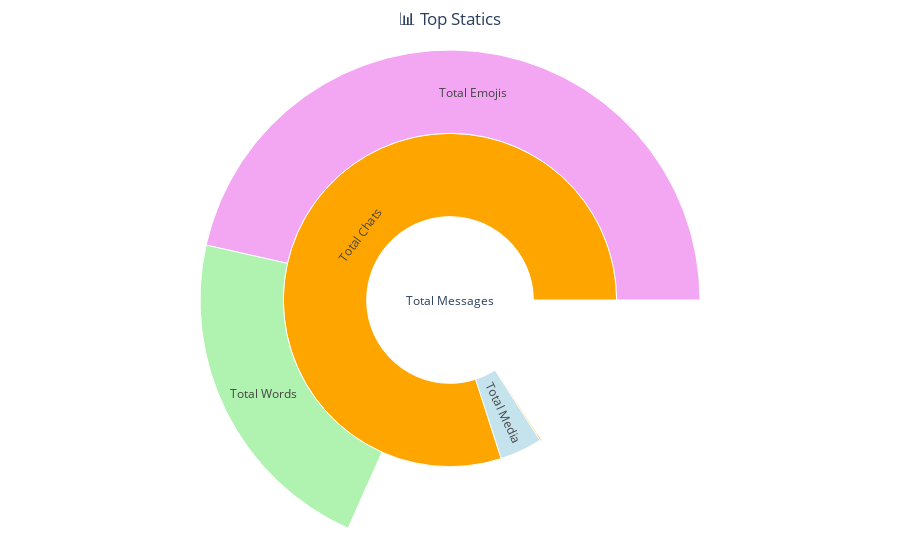

Notebook cell for this chart:
### Code cell
colors = [
    "White", "orange", "lightblue", "orange", "lightgreen", "violet",
    "orange", "lightpink", "lightyellow", "lightgray"
]
fig = go.Figure(go.Sunburst(
    labels=["Total Messages", 'Total Chats', 'Total Media', 'Total Links', 'Total Words', 'Total Emojis'],
    parents=[""] + ['Total Messages'] * 3 + ['Total Chats'] * 2,
    values=[total_messages, total_chats, total_media, total_links, total_words, total_emojis],
    marker=dict(colors=colors)
))

# Update layout for tight margins
fig.update_layout(
    margin=dict(t=50, l=10, r=10, b=10),
    title="📊 Top Statics",
    title_x = 0.5
)

### Figure 1 — Plotly figure (JSON) as saved in the notebook; plotly's stock layout.template omitted (floating-point values rounded to 4 significant figures)
{"data": [{"labels": ["Total Messages", "Total Chats", "Total Media", "Total Links", "Total Words", "Total Emojis"], "marker": {"colors": ["White", "orange", "lightblue", "orange", "lightgreen", "violet", "orange", "lightpink", "lightyellow", "lightgray"]}, "parents": ["", "Total Messages", "Total Messages", "Total Messages", "Total Chats", "Total Chats"], "type": "sunburst", "values": [2966, 2191, 775, 24, 4105, 8735]}], "layout": {"margin": {"b": 10, "l": 10, "r": 10, "t": 50}, "title": {"text": "📊 Top Statics", "x": 0.5}}}
